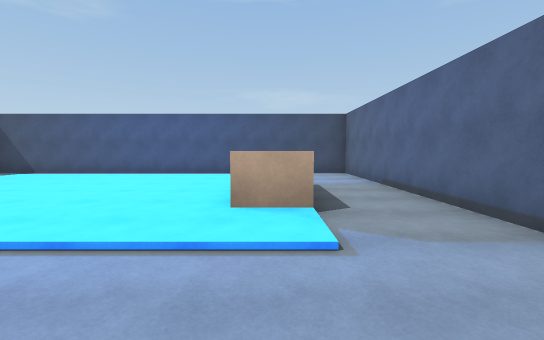
[1] (above)

22 first-person views from a walk through a Unity game level. The camera is 1.5 m above the floor, tilts 4° down and sees 90° across. The floor is counted in squares, 2 m on a side. Each view is taken from the middle of a square. On the plan, view 1 faces up. The plan holds only what a view shows up to about 10 squares ahead; the rest is blank. The player is left out.

[2]
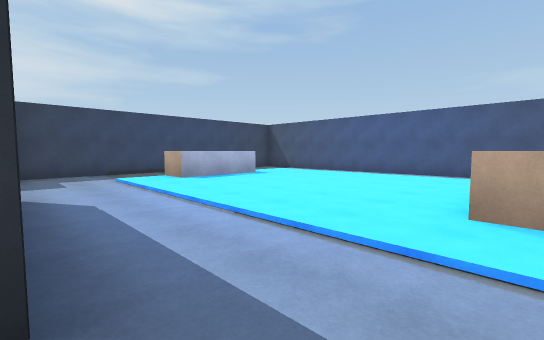

[3]
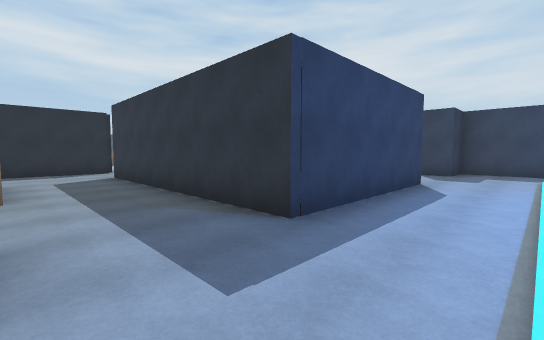

[4]
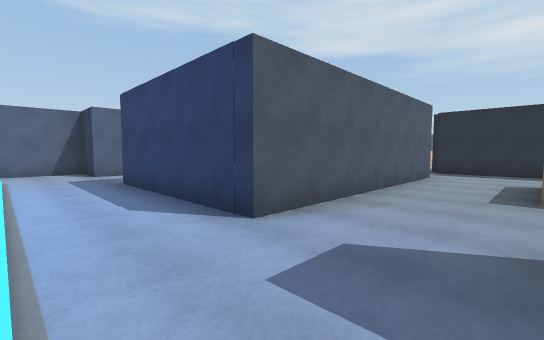

[5]
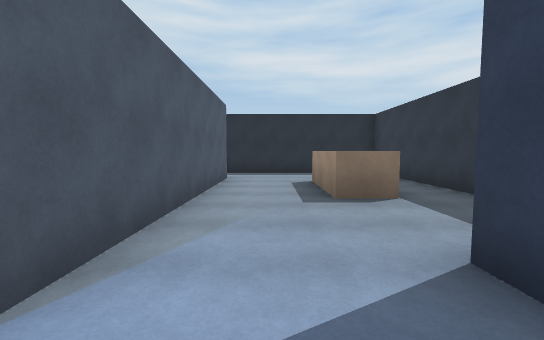

[6]
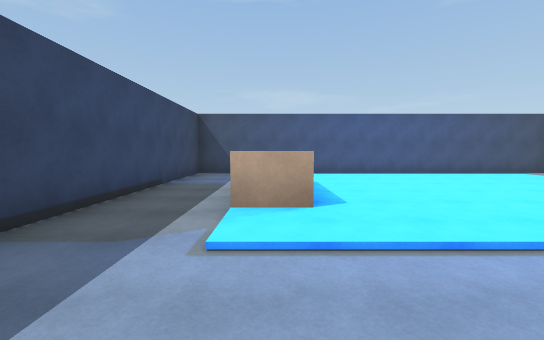

[7]
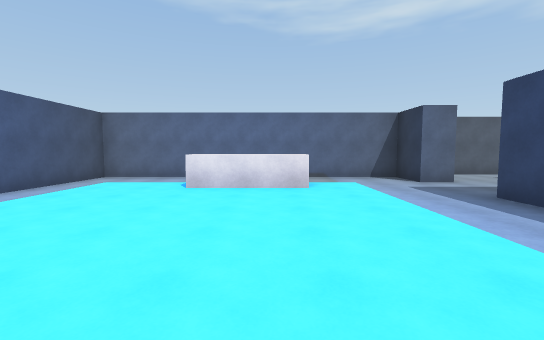

[8]
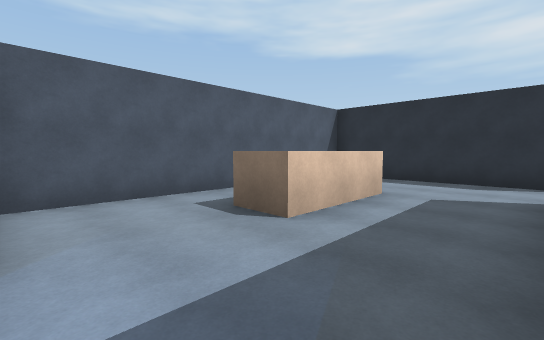

[9]
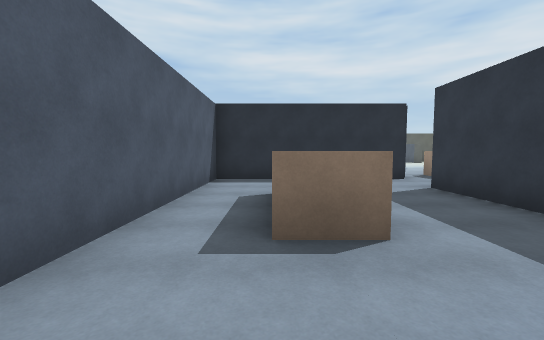

[10]
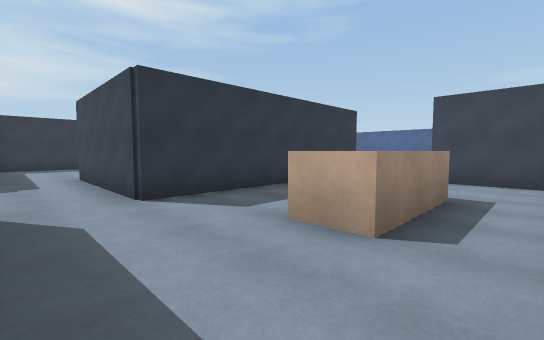

[11]
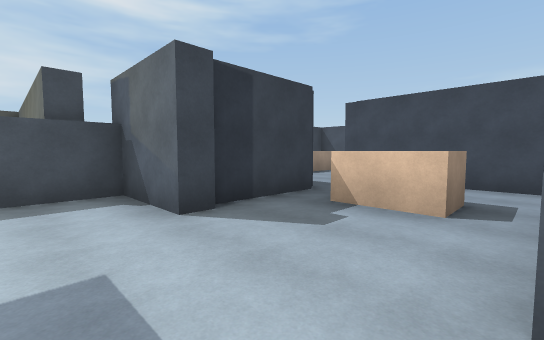

[12]
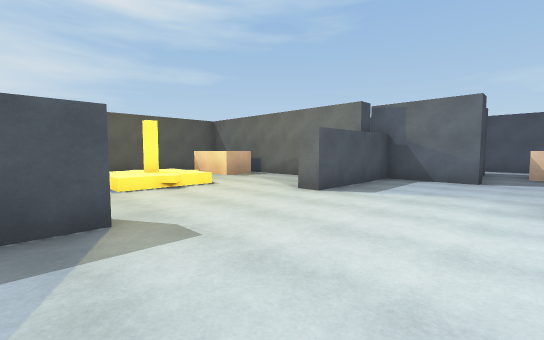

[13]
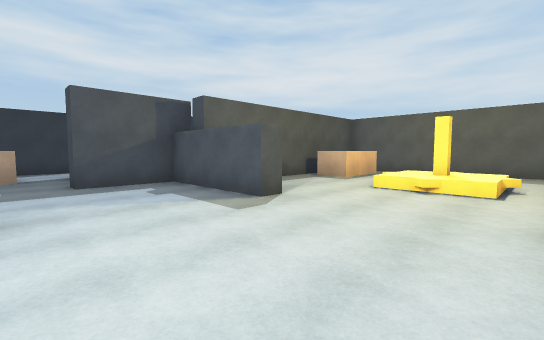

[14]
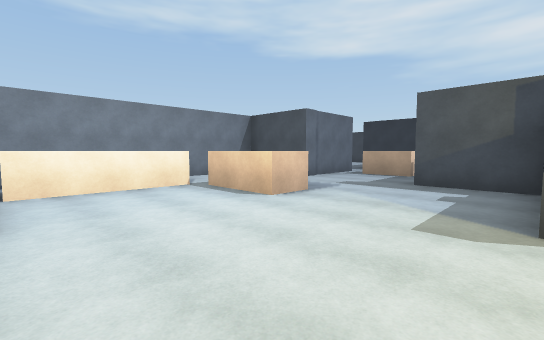

[15]
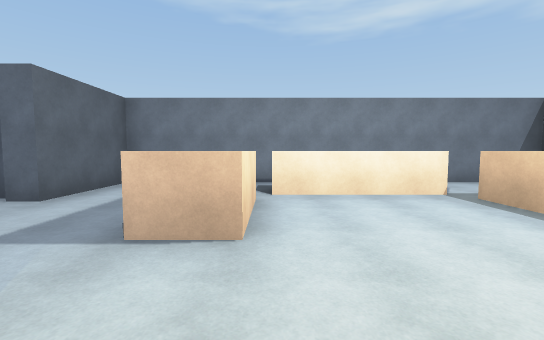

[16]
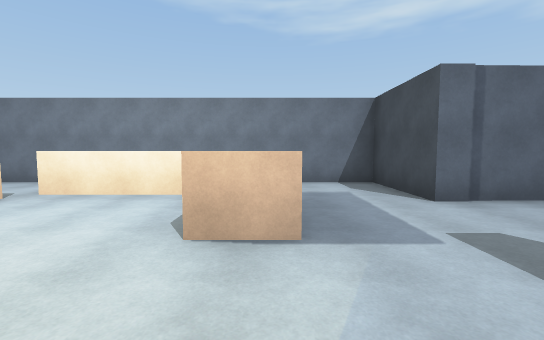

[17]
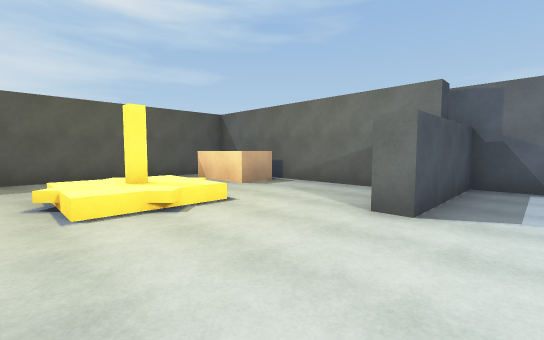

[18]
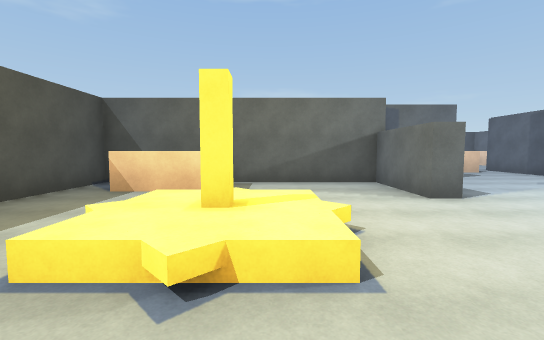

[19]
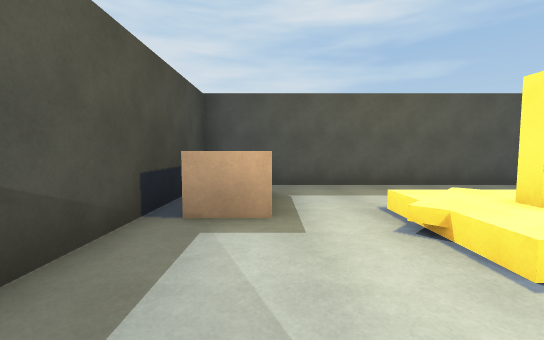

[20]
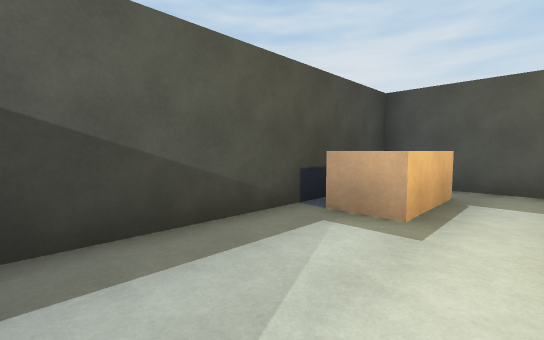

[21]
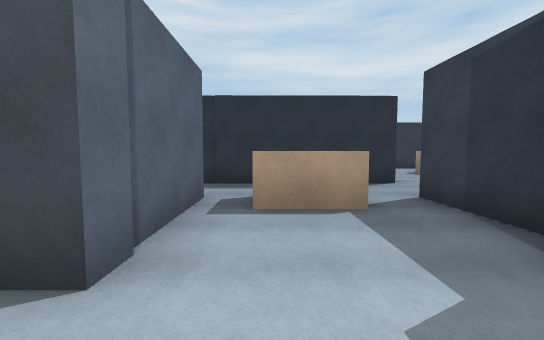

[22]
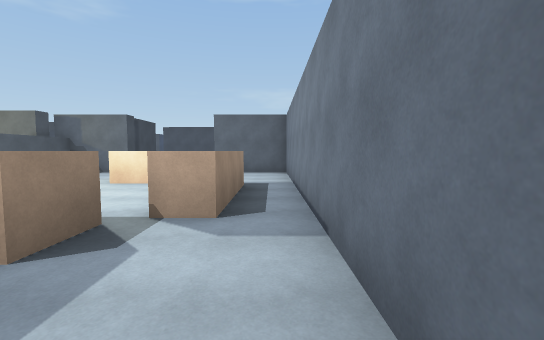

### Floor plan
Key: @ floor where view 1 was taken; # wall or solid block; . main floor; : floor 0.25 m higher than the main floor; + floor 0.5 m higher than the main floor; / step, stairs or slope; ^ raised ledge.
Columns run from 14 left of view 1 to 4 right of it. Each row starts with its distance up from view 1.
 10     ##############
  9     #............#
  8     #..////////..#
  7     #..::::::::..#
  6     #..::::::::..#
  5     #..^::::::^..#
  4     #..^::::::^..#
  3     #..::::::::..#
  2     #..////////..#
  1     #............#
  0     ##...####.@.###
 -1      ....#  #.....#
 -2     .....#  #.....#
 -3     .....#  #.....#
 -4    #.^^..#  #..^^.#
 -5    #. ^..#  #..^^.#
 -6    #.....####.....#
 -7    #..............#
 -8    #..............#
 -9    ######.^^.######
-10         #....#
-11        ##...####
-12 ########.......#
-13 #  ^...#.......#
-14 #^^^...#...^ ..#
-15 #...........^^.#
-16 #..+#........^.#
-17 #..++........^.#
-18 #...........^^.#
-19 #^^^...#...^^..#
-20 # ^^...#.......#
-21 ########.......#
-22        ##...####
-23         #...#
-24         #.^^#
-25         .....
-26         .....
-27        ..####
-28        .
-29       ^.

Positions as (right, up) in squares from view 1, and headings:
1: (0, 0), facing up
2: (0, 0), facing up-left
3: (1, 2), facing down-left
4: (-8, 2), facing down-right
5: (-7, 1), facing down
6: (-7, 0), facing up
7: (-6, 4), facing right
8: (-1, -1), facing down-right
9: (2, -1), facing down
10: (3, -8), facing up-left
11: (-2, -13), facing up-left
12: (-4, -19), facing up-left
13: (-4, -15), facing down-left
14: (-7, -15), facing down-right
15: (-6, -15), facing right
16: (-6, -19), facing right
17: (-6, -18), facing up-left
18: (-10, -19), facing up
19: (-8, -19), facing left
20: (-8, -18), facing down-left
21: (-3, -20), facing down
22: (0, -21), facing up
